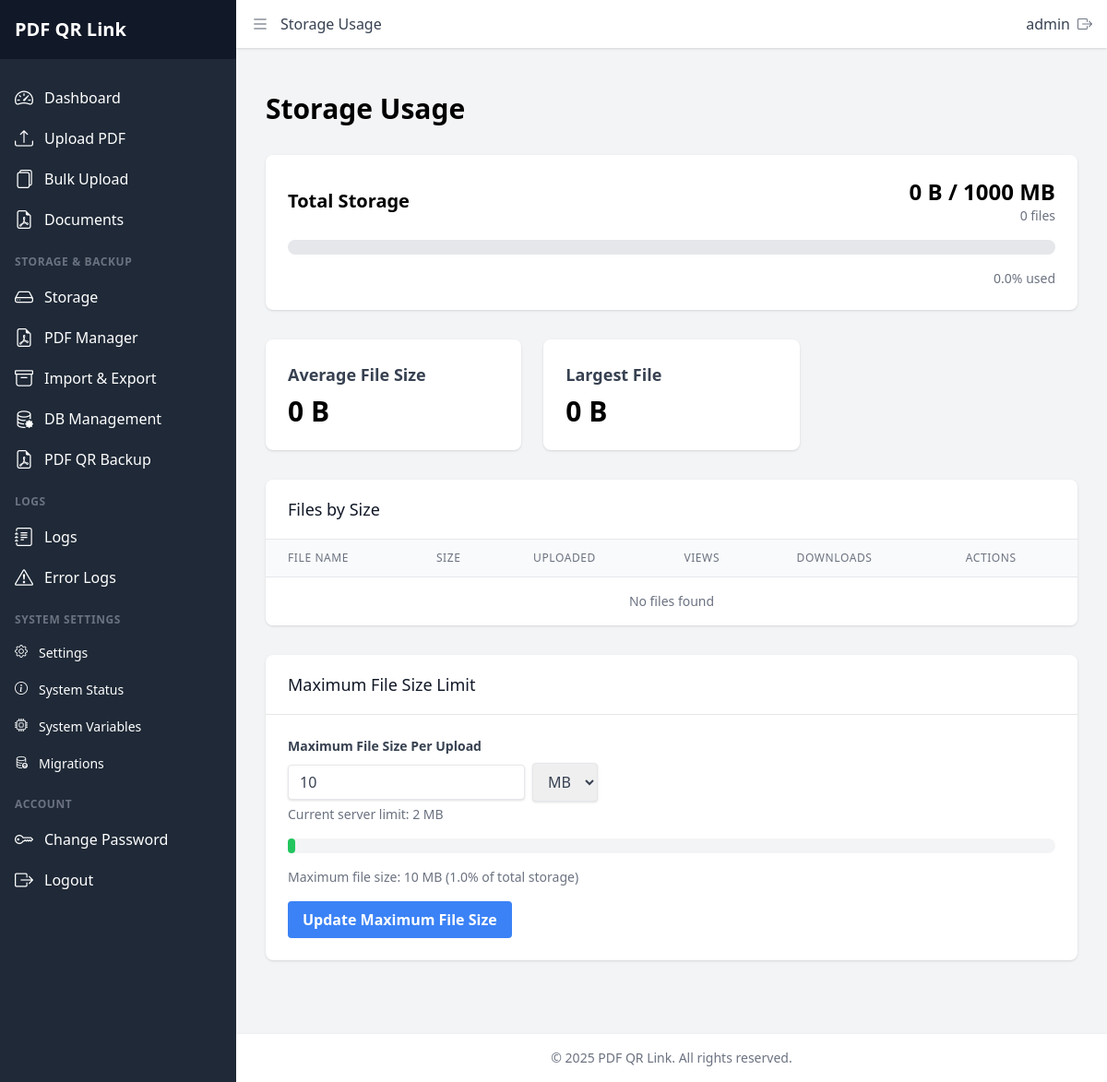
Page /admin/storage.php (signed in) on the committed database.
### tables this page shows
CREATE TABLE settings (
        id INTEGER PRIMARY KEY AUTOINCREMENT,
        setting_key TEXT NOT NULL UNIQUE,
        setting_value TEXT NOT NULL,
        setting_description TEXT,
        setting_type TEXT DEFAULT 'text',
        is_public INTEGER DEFAULT 0,
        is_editable INTEGER DEFAULT 1,
        updated_at TIMESTAMP DEFAULT CURRENT_TIMESTAMP
    );

### admin/storage.php (the view, shortened to what the rows shown need)
<?php
include_once 'header.php';
?>
<div class="container mx-auto px-4 py-8">
    <div class="flex justify-between items-center mb-8">
        <h1 class="text-3xl font-bold">Storage Usage</h1>
    </div>
    <div class="bg-white rounded-lg shadow p-6 mb-8">
        <div class="flex items-center justify-between mb-4">
            <h2 class="text-xl font-semibold">Total Storage</h2>
        </div>
    </div>
    <div class="bg-white rounded-lg shadow overflow-hidden">
        <div class="overflow-x-auto">
            <table class="min-w-full divide-y divide-gray-200">
                <thead class="bg-gray-50">
                    <tr>
                        <th scope="col" class="px-6 py-3 text-left text-xs font-medium text-gray-500 uppercase tracking-wider">
                            File Name
                        </th>
                        <th scope="col" class="px-6 py-3 text-left text-xs font-medium text-gray-500 uppercase tracking-wider">
                            Size
                        </th>
                        <th scope="col" class="px-6 py-3 text-left text-xs font-medium text-gray-500 uppercase tracking-wider">
                            Uploaded
                        </th>
                        <th scope="col" class="px-6 py-3 text-left text-xs font-medium text-gray-500 uppercase tracking-wider">
                            Views
                        </th>
                        <th scope="col" class="px-6 py-3 text-left text-xs font-medium text-gray-500 uppercase tracking-wider">
                            Downloads
                        </th>
                        <th scope="col" class="px-6 py-3 text-left text-xs font-medium text-gray-500 uppercase tracking-wider">
                            Actions
                        </th>
                    </tr>
                </thead>
            </table>
        </div>
    </div>
    <div class="mt-8">
        <div class="bg-white rounded-lg shadow overflow-hidden">
            <div class="p-6">
                <?php
                $maxUploadSize = getMaxUploadSize();
                $fileSizePercentage = min(100, ($maxUploadSize / MAX_STORAGE_SIZE) * 100);
                ?>
                <form method="post" action="">
                    <div class="mb-4">
                        <label class="block text-gray-700 text-sm font-bold mb-2" for="max_file_size">
                        </label>
                        <div class="flex items-center">
                            <input type="number"
                                id="max_file_size"
                                name="max_file_size"
                                value="<?php
                                    $displaySize = $maxUploadSize;
                                    $displayUnit = 'B';
                                    if ($displaySize >= 1024 * 1024 * 1024) {
                                        $displaySize = round($displaySize / (1024 * 1024 * 1024), 2);
                                        $displayUnit = 'GB';
                                    } elseif ($displaySize >= 1024 * 1024) {
                                        $displaySize = round($displaySize / (1024 * 1024), 2);
                                        $displayUnit = 'MB';
                                    } elseif ($displaySize >= 1024) {
                                        $displaySize = round($displaySize / 1024, 2);
                                        $displayUnit = 'KB';
                                    }
                                    echo $displaySize;
                                ?>"
                                class="shadow appearance-none border rounded py-2 px-3 text-gray-700 leading-tight focus:outline-none focus:shadow-outline mr-2"
                                min="0.1"
                                step="0.1"
                                required>
                            <select
                                id="size_unit"
                                name="size_unit"
                                class="shadow border rounded py-2 px-3 text-gray-700 leading-tight focus:outline-none focus:shadow-outline">
                                <option value="MB" <?php echo $displayUnit === 'MB' ? 'selected' : ''; ?>>MB</option>
                            </select>
                        </div>
                        <p class="text-sm text-gray-500 mt-1">Current server limit: <?php echo formatBytes(min(convertPHPSizeToBytes(ini_get('upload_max_filesize')), convertPHPSizeToBytes(ini_get('post_max_size')))); ?></p>
                    </div>
                    <div class="bg-gray-100 rounded-full h-4 mb-4">
                        <div class="bg-green-500 h-4 rounded-full" style="width: <?php echo $fileSizePercentage; ?>%"></div>
                    </div>
                    <div class="text-sm text-gray-500 mb-4">
                        Maximum file size: <?php echo formatBytes($maxUploadSize); ?> (<?php echo number_format($fileSizePercentage, 1); ?>% of total storage)
                    </div>
                    <button type="submit" name="update_max_file_size" class="bg-blue-500 hover:bg-blue-700 text-white font-bold py-2 px-4 rounded focus:outline-none focus:shadow-outline">
                        Update Maximum File Size
                    </button>
                </form>
            </div>
        </div>
    </div>
</div>
<?php include_once 'footer.php'; ?>

### admin/header.php (shortened to what the rows shown need)
<!DOCTYPE html>
<html lang="en">
<head>
    <link rel="stylesheet" href="<?php echo BASE_URL; ?>assets/css/tailwind.css?<?php echo CSS_CACHE_KEY; ?>">
    <link rel="stylesheet" href="https://cdnjs.cloudflare.com/ajax/libs/bootstrap-icons/1.11.3/font/bootstrap-icons.min.css" />
</head>
<body class="bg-gray-100 min-h-screen">
    <div x-data="{ sidebarOpen: false, sidebarPinned: true }"
         @resize.window="sidebarOpen = (window.innerWidth >= 768) ? sidebarPinned : false">
        <aside class="fixed inset-y-0 left-0 z-30 w-64 bg-gray-800 overflow-y-auto transition-all duration-300 transform"
             :class="{'translate-x-0': sidebarOpen, '-translate-x-full': !sidebarOpen, 'md:translate-x-0': sidebarPinned}">
            <div class="flex items-center justify-between h-16 bg-gray-900 px-4">
                <span class="text-white font-bold text-xl"><?php echo getSettingValue('general.site_title', 'PDF QR Link'); ?></span>
            </div>
        </aside>
        <div class="flex flex-col min-h-screen transition-all duration-300"
             :class="{'md:ml-64': sidebarPinned, 'ml-0': !sidebarPinned}">
            <main class="flex-grow p-4 relative z-0">

### admin/footer.php
            </main>
            <footer class="bg-white p-4 shadow mt-8">
                <div class="container mx-auto">
                    <p class="text-center text-gray-500 text-sm">
                        <?php
                        $footerText = getSettingValue('general.footer_text', '&copy; ' . date('Y') . ' ' . getSettingValue('general.site_title', 'PDF QR Link') . '. All rights reserved.');
                        echo $footerText;
                        ?>
                    </p>
                </div>
            </footer>
        </div>
    </div>
</body>
</html>

### rows in the picture
settings: setting_value "PDF QR Link", setting_value "© 2025 PDF QR Link. All rights reserved."
settings: max_file_size "10", size_unit "MB", setting_value "10 MB", setting_value "1.0"

### other values in the picture
$pageTitle "Storage Usage"
$_SESSION['username'] "admin"
$storageUsage['formatted_size'] "0 B"
formatBytes(MAX_STORAGE_SIZE) "1000 MB"
$storageUsage['total_files'] "0"
$storagePercentage "0.0"
